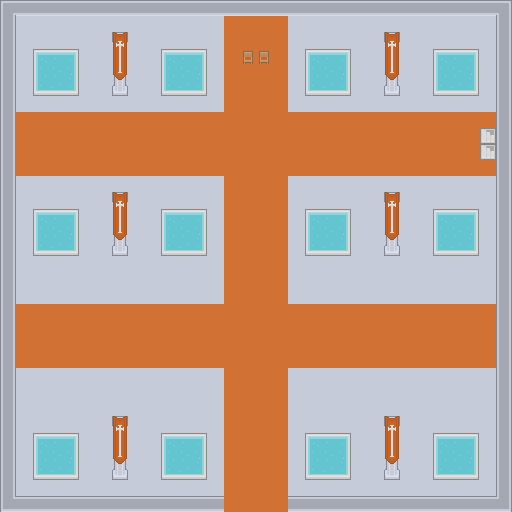

The image is a tile-based game level rendered from a .tmx file. Its description and source (layers, tilesets, objects; grid data summarised) follow:
An orthogonal 32x32 tile map with 16x16 px tiles, 3 tile layers (Tile Layer 1, Tile Layer 2, Tile Layer 3).

<map version="1.0" orientation="orthogonal" renderorder="right-down" width="32" height="32" tilewidth="16" tileheight="16" nextobjectid="1">
 <tileset firstgid="1" source="../tilesets/overworld.tsx" />
 <layer name="Tile Layer 1" width="32" height="32">
  <data>[1024 cells, 1024 non-empty, 7 distinct tile ids]</data>
 </layer>
 <layer name="Tile Layer 2" width="32" height="32">
  <data>[1024 cells, 464 non-empty, 14 distinct tile ids]</data>
 </layer>
 <layer name="Tile Layer 3" width="32" height="32">
  <data>[1024 cells, 20 non-empty, 4 distinct tile ids]</data>
 </layer>
</map>
